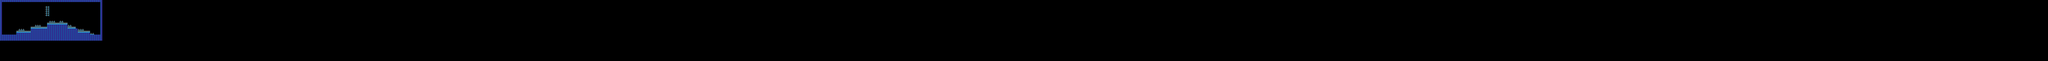

The image is a tile-based game level rendered from a .tmx file. Its description and source (layers, tilesets, objects; grid data summarised) follow:
An orthogonal 1000x30 tile map with 32x32 px tiles, 2 tile layers (map2, map1) and 8 objects.

<map version="1.0" orientation="orthogonal" renderorder="right-down" width="1000" height="30" tilewidth="32" tileheight="32" nextobjectid="34">
 <tileset firstgid="1" name="test" tilewidth="32" tileheight="32" spacing="1" margin="1" tilecount="450" columns="18">
  <image source="tiles-01-01-01.png" width="596" height="842" />
 </tileset>
 <layer name="map2" width="1000" height="30">
  <data>[30000 cells, 0 non-empty, 0 distinct tile ids]</data>
 </layer>
 <layer name="map1" width="1000" height="30">
  <data>[30000 cells, 397 non-empty, 4 distinct tile ids]</data>
 </layer>
 <objectgroup color="#aaff00" name="collision">
  <object id="25" x="32" y="32">
   <polyline points="0,0 0,512 224,512 224,448 448,448 448,384 704,384 704,320 1024,320 1024,384 1152,384 1152,448 1376,448 1376,512 1536,512 1536,0 0,0" />
  </object>
  <object id="26" x="288" y="480">
   <polyline points="0,0 15.3333,-31.3333 32,0 47.3333,-31.3333 64,0 80,-31.3333 96,0" />
  </object>
  <object id="27" x="544" y="416">
   <polyline points="0,0 15.3333,-32.6667 32,0 48,-32.6667 64,0 80,-32 96,0" />
  </object>
  <object id="28" x="768" y="352">
   <polyline points="0,0 15.3333,-32 32,0 47.3333,-32.6667 64,0 80,-32 96,0" />
  </object>
  <object id="29" x="928" y="352">
   <polyline points="0,0 15.3333,-32.6667 32,0 47.3333,-32 64,0" />
  </object>
  <object id="30" x="1056" y="416">
   <polyline points="0,0 14.6667,-32 32,0 47.3333,-32.6667 64,0" />
  </object>
  <object id="31" x="1216" y="480">
   <polyline points="0,0 15.3333,-31.3333 32,0 46.6667,-32 64,0 79.3333,-32 96,0" />
  </object>
  <object id="32" x="1408" y="544">
   <polyline points="0,0 16,-32 32,0 48,-32.6667 64,0" />
  </object>
 </objectgroup>
</map>
